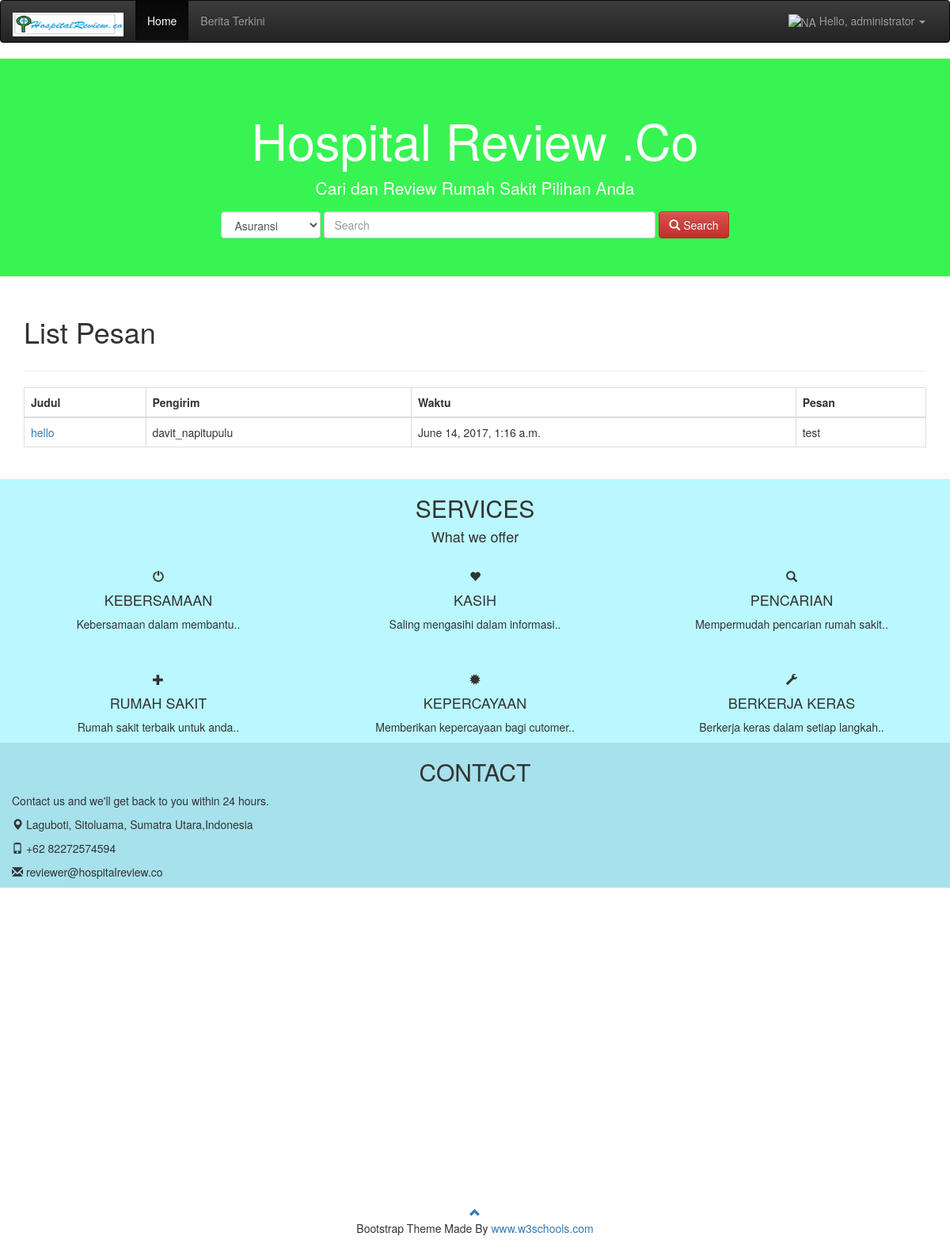
The page /home/pesan/list/ (signed in) on the database its author committed.
### utama/models.py (models this page shows, shortened)
class Pesan(models.Model):
    akun = models.ForeignKey(Akun, related_name='pesans')
    judul = models.CharField(max_length=200)
    isi = models.TextField()
    waktu = models.DateTimeField(auto_now_add=True)
    class Meta:
        ordering = ('-waktu',)

class Akun (models.Model):
    STATUS_CHOICES = (
        ('pengunjung', 'Pengunjung'),
        ('rumah_sakit','Rumah Sakit'),
        ('asuransi', 'Asuransi'),
        ('administrator', 'Administrator')
    )
    user = models.OneToOneField(User)
    role = models.CharField(max_length=100, choices=STATUS_CHOICES)
    waktu_registrasi = models.DateTimeField(auto_now_add=True)

### utama/views.py (the view)
class PesanListView(LoginRequiredMixin, ListView):
    login_url = 'utama:login'
    redirect_field_name = ''
    context_object_name = 'pesans'
    model = Pesan
    template_name = 'pesan/pesan_list.html'
    paginate_by = 10

### utama/templates/pesan/pesan_list.html (shortened to what this page needs)
{% extends 'base.html' %}
{% block body_block %}
    <div class="container">
     <div class="row">
            <div class="col-lg-8">
                <h1>List Pesan</h1>
            </div>
     </div>
        <hr/>
        <table class="table table-bordered table-responsive">
            <thead>
                <tr>
                    <th>Judul</th>
                    <th>Pengirim</th>
                    <th>Waktu</th>
                    <th>Pesan</th>
                </tr>
            </thead>
            <tbody>
                {% for foo in pesans %}
                    <tr>
                        <td><a href="{% url 'utama:pesan_detail' pk=foo.pk %}">{{ foo.judul }}</a></td>
                        <td>{{ foo.akun.user.username }}</td>
                        <td>{{ foo.waktu }}</td>
                        <td>{{ foo.isi}}</td>
                    </tr>
                {% endfor %}
            </tbody>
        </table>
        <br/>
    </div>
{% endblock %}

### utama/templates/base.html (shortened to what this page needs)
<!DOCTYPE html>
{% load staticfiles %}
<html lang="en">
<head>
    <link rel="stylesheet" href="{% static 'maxcdn.bootstrapcdn.com/bootstrap/3.3.6/css/bootstrap.min.css' %}"/>
    <link rel="stylesheet"
          href="//netdna.bootstrapcdn.com/bootstrap/3.0.0/css/bootstrap.css">
    <link rel="stylesheet"
          href="//netdna.bootstrapcdn.com/bootstrap/3.0.0/css/bootstrap-theme.css">
</head>
<body>
    <header>
     <nav class="navbar navbar-inverse">
      <div class="container-fluid">
        <div class="navbar-header">
          <a class="navbar-brand" href="{% url 'utama:home' %}"><img src="{% static 'source/images/logo.JPG' %}" alt="HR.co" height="30em" width="140em"></a>
        </div>
        <div class="collapse navbar-collapse" id="myNavbar">
          <ul class="nav navbar-nav">
            <li class="active"><a href="{% url 'utama:home' %}">Home</a></li>
            <li><a href="{% url 'utama:list' %}">Berita Terkini</a></li>
          </ul>
          <ul class="nav navbar-nav navbar-right">
            {% if request.session.username == null %}
                <li><a href="{% url 'utama:pengunjung_registrasi' %}"><span class="glyphicon glyphicon-user"></span> Sign Up</a></li>
                <li><a href="{% url 'utama:login' %}"><span class="glyphicon glyphicon-log-in"></span> Login</a></li>
            {% else %}
                <li class="dropdown">
                    <a class="dropdown-toggle" data-toggle="dropdown" href="#">
                        <img src="{{ request.session.image_url }}" alt="NA" width="30em" height="25em">
                            Hello, {{ request.session.username }}
                    <span class="caret"></span></a>
                </li>
            {% endif %}
          </ul>
        </div>
      </div>
    </nav>
    </header>
     <div class="jumbotron text-center">
        <h1>Hospital Review .Co</h1>
        <p>Cari dan Review Rumah Sakit Pilihan Anda</p>
        <form class="form-inline" method="get" action="{% url 'utama:pencarian_list' %}" name="form_pencarian">
            <select class="form-control" name="search_select" id="search_select">
                <option value="asuransi">Asuransi</option>
            </select>
            <input type="text" name="data" id="data" class="form-control" size="50" placeholder="Search">
            <button type="submit" class="btn btn-danger"><span class="glyphicon glyphicon-search"></span> Search</button>
        </form>
     </div>
    {% block body_block %}
    {% endblock %}
     <div class="container-fluid text-center" style="background-color:#baf8ff">
      <h2>SERVICES</h2>
      <h4>What we offer</h4>
      <br>
      <div class="row">
        <div class="col-sm-4">
          <span class="glyphicon glyphicon-off"></span>
          <h4>KEBERSAMAAN</h4>
          <p>Kebersamaan dalam membantu..</p>
        </div>
        <div class="col-sm-4">
          <span class="glyphicon glyphicon-heart"></span>
          <h4>KASIH</h4>
          <p>Saling mengasihi dalam informasi..</p>
        </div>
        <div class="col-sm-4">
          <span class="glyphicon glyphicon-search"></span>
          <h4>PENCARIAN</h4>
          <p>Mempermudah pencarian rumah sakit..</p>
        </div>
        </div>
        <br><br>
      <div class="row">
        <div class="col-sm-4">
          <span class="glyphicon glyphicon-plus"></span>
          <h4>RUMAH SAKIT</h4>
          <p>Rumah sakit terbaik untuk anda..</p>
        </div>
        <div class="col-sm-4">
          <span class="glyphicon glyphicon-certificate"></span>
          <h4>KEPERCAYAAN</h4>
          <p>Memberikan kepercayaan bagi cutomer..</p>
        </div>
        <div class="col-sm-4">
          <span class="glyphicon glyphicon-wrench"></span>
          <h4>BERKERJA KERAS</h4>
          <p>Berkerja keras dalam setiap langkah..</p>
        </div>
      </div>
    </div>
    <div class="container-fluid bg-grey"style="background-color: #a6e1ec">
          <h2 class="text-center">CONTACT</h2>
          <div class="row">
            <div class="col-sm-5">
              <p>Contact us and we'll get back to you within 24 hours.</p>
              <p><span class="glyphicon glyphicon-map-marker"></span> Laguboti, Sitoluama, Sumatra Utara,Indonesia</p>
              <p><span class="glyphicon glyphicon-phone"></span> +62 82272574594</p>
              <p><span class="glyphicon glyphicon-envelope"></span> reviewer@hospitalreview.co</p>
            </div>
          </div>
    </div>
    <div id="googleMap" style="height:400px;width:100%;"></div>
    <footer class="container-fluid text-center">
      <a href="#myPage" title="To Top">
        <span class="glyphicon glyphicon-chevron-up"></span>
      </a>
      <p>Bootstrap Theme Made By <a href="../index.html" title="Visit w3schools">www.w3schools.com</a></p>
    </footer>
</body>
</html>

### utama/templates/base.html (style rules this page uses)
.jumbotron { background-color: #37f452; color: #ffffff; }

### rows shown on the page
Pesan: judul "hello", akun.user.username "davit_napitupulu", waktu "June 14, 2017, 1:16 a.m.", isi "test"

### other values the page prints
{{ request.session.username }} "administrator"
